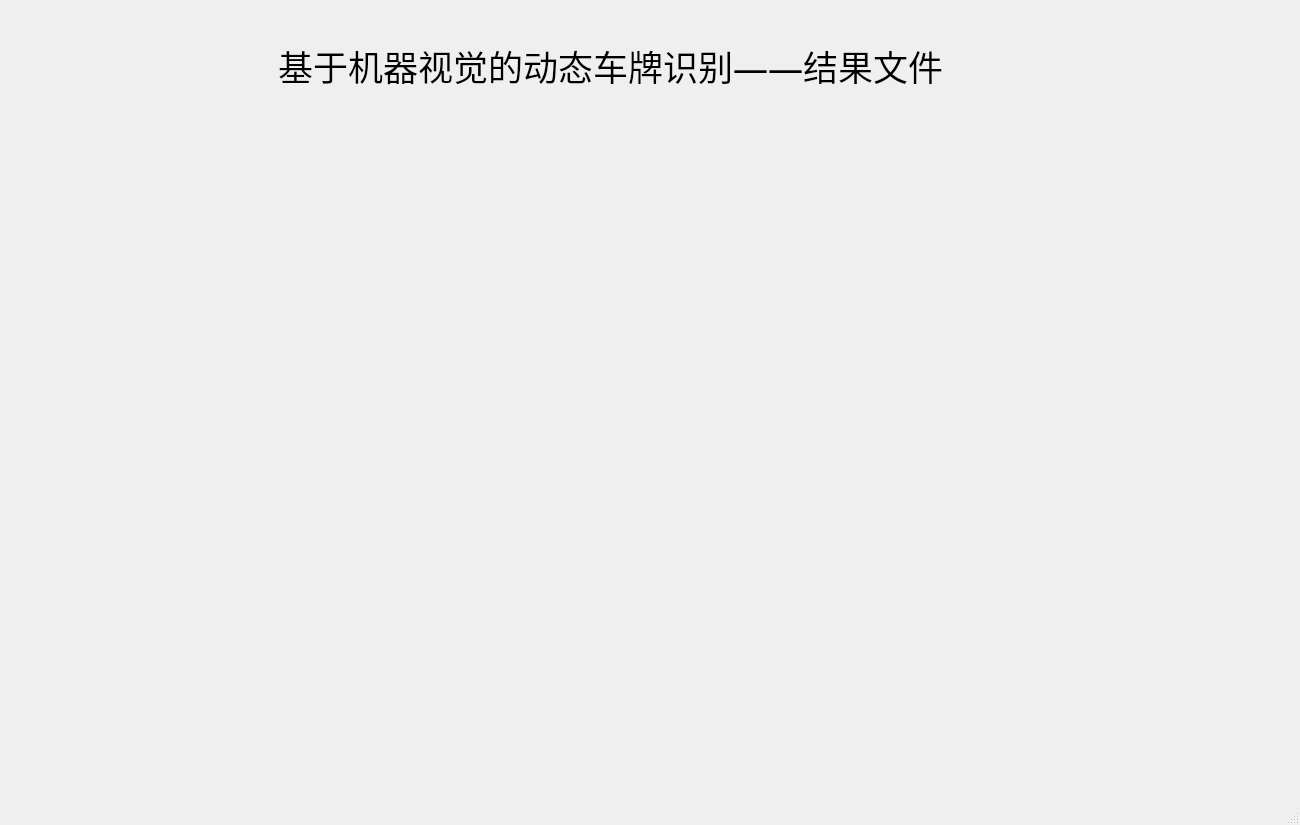
<?xml version="1.0" encoding="UTF-8"?>
<ui version="4.0">
 <class>MainWindow</class>
 <widget class="QMainWindow" name="MainWindow">
  <property name="geometry">
   <rect>
    <x>0</x>
    <y>0</y>
    <width>1300</width>
    <height>825</height>
   </rect>
  </property>
  <property name="windowTitle">
   <string>MainWindow</string>
  </property>
  <widget class="QWidget" name="centralwidget">
   <widget class="QLabel" name="label">
    <property name="geometry">
     <rect>
      <x>60</x>
      <y>20</y>
      <width>1101</width>
      <height>91</height>
     </rect>
    </property>
    <property name="font">
     <font>
      <family>楷体</family>
      <pointsize>26</pointsize>
     </font>
    </property>
    <property name="text">
     <string>基于机器视觉的动态车牌识别——结果文件</string>
    </property>
    <property name="alignment">
     <set>Qt::AlignCenter</set>
    </property>
   </widget>
  </widget>
  <widget class="QStatusBar" name="statusbar"/>
 </widget>
 <resources/>
 <connections/>
</ui>
